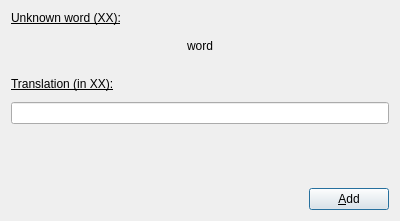
<?xml version="1.0" encoding="UTF-8"?>
<ui version="4.0">
 <class>TranslationDialog</class>
 <widget class="QDialog" name="TranslationDialog">
  <property name="geometry">
   <rect>
    <x>0</x>
    <y>0</y>
    <width>400</width>
    <height>221</height>
   </rect>
  </property>
  <property name="minimumSize">
   <size>
    <width>400</width>
    <height>220</height>
   </size>
  </property>
  <property name="maximumSize">
   <size>
    <width>400</width>
    <height>221</height>
   </size>
  </property>
  <property name="font">
   <font>
    <pointsize>12</pointsize>
    <weight>75</weight>
    <bold>true</bold>
    <underline>true</underline>
   </font>
  </property>
  <property name="windowTitle">
   <string>Add new word</string>
  </property>
  <layout class="QVBoxLayout" name="verticalLayout_2">
   <item>
    <widget class="QLabel" name="label_unknownWord_title">
     <property name="font">
      <font>
       <pointsize>9</pointsize>
       <weight>50</weight>
       <bold>false</bold>
       <underline>true</underline>
      </font>
     </property>
     <property name="text">
      <string>Unknown word (XX):</string>
     </property>
    </widget>
   </item>
   <item>
    <spacer name="verticalSpacer_3">
     <property name="orientation">
      <enum>Qt::Vertical</enum>
     </property>
     <property name="sizeType">
      <enum>QSizePolicy::Fixed</enum>
     </property>
     <property name="sizeHint" stdset="0">
      <size>
       <width>20</width>
       <height>5</height>
      </size>
     </property>
    </spacer>
   </item>
   <item>
    <layout class="QHBoxLayout" name="horizontalLayout">
     <item>
      <spacer name="horizontalSpacer">
       <property name="orientation">
        <enum>Qt::Horizontal</enum>
       </property>
       <property name="sizeHint" stdset="0">
        <size>
         <width>40</width>
         <height>20</height>
        </size>
       </property>
      </spacer>
     </item>
     <item>
      <widget class="QLabel" name="label_word">
       <property name="font">
        <font>
         <pointsize>9</pointsize>
         <weight>50</weight>
         <bold>false</bold>
         <underline>false</underline>
         <kerning>true</kerning>
        </font>
       </property>
       <property name="frameShape">
        <enum>QFrame::NoFrame</enum>
       </property>
       <property name="text">
        <string>word</string>
       </property>
      </widget>
     </item>
     <item>
      <spacer name="horizontalSpacer_2">
       <property name="orientation">
        <enum>Qt::Horizontal</enum>
       </property>
       <property name="sizeHint" stdset="0">
        <size>
         <width>40</width>
         <height>20</height>
        </size>
       </property>
      </spacer>
     </item>
    </layout>
   </item>
   <item>
    <spacer name="verticalSpacer_2">
     <property name="orientation">
      <enum>Qt::Vertical</enum>
     </property>
     <property name="sizeType">
      <enum>QSizePolicy::Fixed</enum>
     </property>
     <property name="sizeHint" stdset="0">
      <size>
       <width>20</width>
       <height>15</height>
      </size>
     </property>
    </spacer>
   </item>
   <item>
    <widget class="QLabel" name="label_translateToLang_title">
     <property name="font">
      <font>
       <pointsize>9</pointsize>
       <weight>50</weight>
       <bold>false</bold>
       <kerning>true</kerning>
      </font>
     </property>
     <property name="text">
      <string>Translation (in XX):</string>
     </property>
    </widget>
   </item>
   <item>
    <spacer name="verticalSpacer_4">
     <property name="orientation">
      <enum>Qt::Vertical</enum>
     </property>
     <property name="sizeType">
      <enum>QSizePolicy::Fixed</enum>
     </property>
     <property name="sizeHint" stdset="0">
      <size>
       <width>20</width>
       <height>5</height>
      </size>
     </property>
    </spacer>
   </item>
   <item>
    <widget class="QLineEdit" name="lineEdit_translateToLang">
     <property name="font">
      <font>
       <pointsize>9</pointsize>
       <weight>50</weight>
       <bold>false</bold>
       <underline>false</underline>
      </font>
     </property>
     <property name="alignment">
      <set>Qt::AlignCenter</set>
     </property>
    </widget>
   </item>
   <item>
    <spacer name="verticalSpacer">
     <property name="orientation">
      <enum>Qt::Vertical</enum>
     </property>
     <property name="sizeHint" stdset="0">
      <size>
       <width>20</width>
       <height>40</height>
      </size>
     </property>
    </spacer>
   </item>
   <item>
    <layout class="QHBoxLayout" name="horizontalLayout_2">
     <property name="bottomMargin">
      <number>0</number>
     </property>
     <item>
      <spacer name="horizontalSpacer_3">
       <property name="orientation">
        <enum>Qt::Horizontal</enum>
       </property>
       <property name="sizeHint" stdset="0">
        <size>
         <width>40</width>
         <height>20</height>
        </size>
       </property>
      </spacer>
     </item>
     <item>
      <widget class="QPushButton" name="pushButton_add">
       <property name="font">
        <font>
         <pointsize>9</pointsize>
         <weight>50</weight>
         <bold>false</bold>
         <underline>false</underline>
         <kerning>false</kerning>
        </font>
       </property>
       <property name="text">
        <string>&amp;Add</string>
       </property>
      </widget>
     </item>
    </layout>
   </item>
  </layout>
 </widget>
 <resources/>
 <connections/>
</ui>
